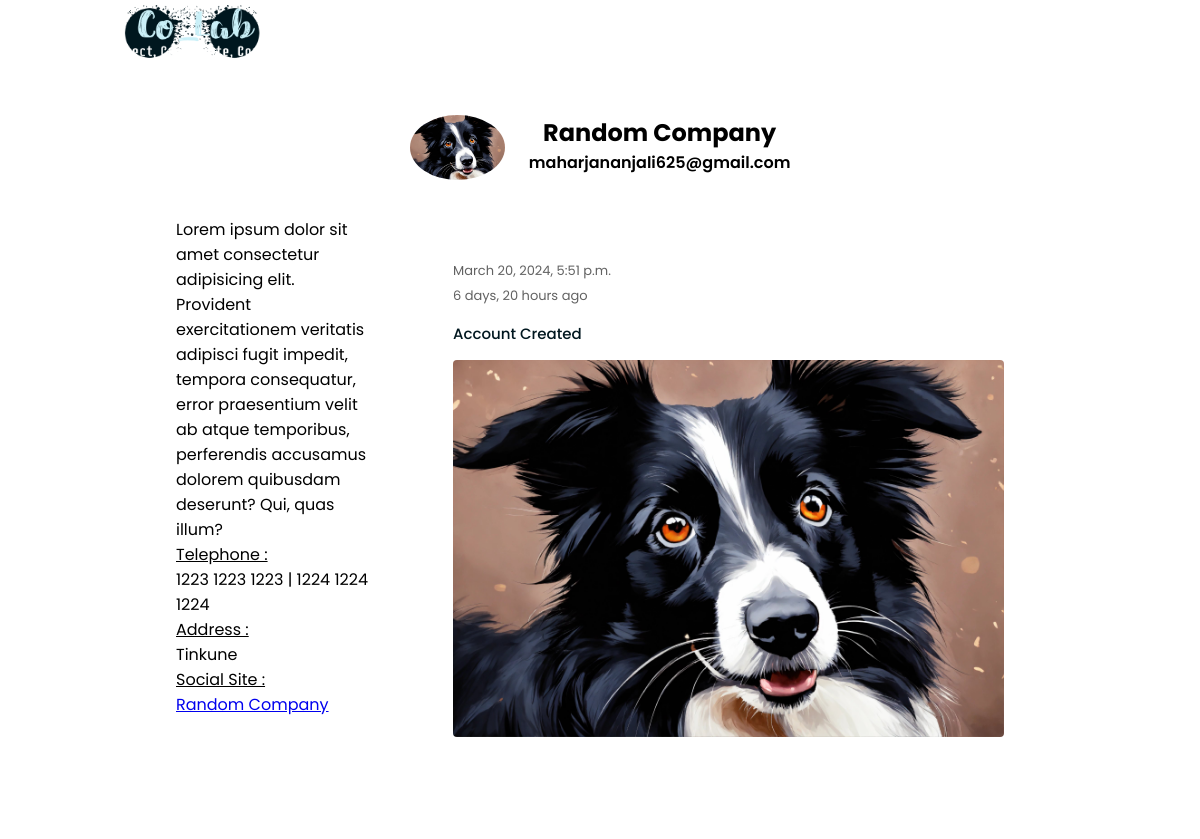
/company_profile/2/ (signed in), run on the app's committed database.
### main/models.py (models this page shows, shortened)
class Company(models.Model):
    company_name = models.CharField(max_length=255, unique=True)
    company_email = models.EmailField(max_length=255, unique=True)
    company_telephone1 = models.CharField(max_length=20, unique=True)
    company_telephone2 = models.CharField(max_length=20, unique=True)
    company_registration_no = models.CharField(max_length=7, unique=True)
    company_address = models.CharField(max_length=255)
    company_logo = models.ImageField(upload_to='company', null=True, blank=True)
    company_description = models.TextField()
    date_established = models.DateField()
    created = models.DateTimeField(auto_now_add=True)
    company_social_website = models.URLField(max_length=200)

### main/views.py (the view)
# urls.py: path('company_profile/<str:pk>/', views.companyProfile, name="company-profile"),
def companyProfile(request, pk):
    company = Company.objects.get(id=pk)
    company_post = company.companypost_set.all()
    branch = company.branch_set.all()
    context={'company': company, 'company_post': company_post, 'branch': branch}
    return render(request, 'main/company_profile.html', context)

### main/templates/main/company_profile.html (shortened to what this page needs)
{% extends 'main.html' %}
{% load static %}
{% block content %}
<div class="profile-container">
    <div class="profile-scontainer">
        <div class="profile-head">
            <div class="img-container">
                {% if company.company_logo %}
                    <img src="{{company.company_logo.url}}" height="65px">
                {% else %}
                    <img src="{% static 'styles/images/company_avatar.png' %}" height="65px">
                {% endif %}
            </div>
            <div class="info">
                <h2>{{company.company_name}}</h2>
                <p>{{company.company_email}}</p>
            </div>
        </div>
        <div class="col-container">
            <div class="left-col">
                <div class="content">
                    <p>{{company.company_description}}</p>
                    <p><u>Telephone : </u></p>
                    <p>{{company.company_telephone1}} | {{company.company_telephone2}}</p>
                    <p><u>Address : </u></p>
                    <p>{{company.company_address}}</p>
                    <P><u>Social Site :</u></P>
                    <a href="{{company.company_social_website}}">{{company.company_name}}</a>
                </div>
            </div>
            <div class="right-col">
                <div class="post-container">
                    <div class="user-profile">
                        <div>
                            <span>{{ company.created }}</span><br>
                            <span>{{ company.created|timesince }} ago</span>
                        </div>
                    </div>
                    <p class="post-text">Account Created</p>
                    {% if company.company_logo %}
                        <img src="{{company.company_logo.url}}" class="post-img" width="100%">
                    {% else %}
                        <img src="{% static 'styles/images/company_avatar.png' %}" class="post-img" width="100%">
                    {% endif %}
                </div>
            </div>
        </div>
    </div>
</div>
{% endblock content %}

### static/styles/styles.css (style rules this page uses)
* { margin: 0; padding: 0; box-sizing: border-box; font-family: 'Poppins', sans-serif; }
body { min-height: 100vh; background: url('images/background1.png') no-repeat; background-size: cover; background-position: center; background-attachment: fixed; }
.user-profile { display: flex; align-items: center; }
.user-profile span { font-size: 13px; color: #626262; }
.post-container { width: 100%; background: #fff; border-radius: 6px; padding: 20px; color: #626262; margin: 20px 0; text-align: left; }
.post-text { color: #00171f; margin: 15px 0; font-size: 15px; font-weight: 500; }
.post-img { width: 100%; border-radius: 4px; margin-bottom: 5px; }
::placeholder { color: #00171f; font-size: 12px; }
.profile-container { width: 100%; text-align: center; }
.profile-scontainer { width: 80%; margin: 0 auto; background-color: rgba(255, 255, 255, .1); backdrop-filter: blur(10px); text-align: center; border-radius: 10px; }
.profile-head { position: relative; top: 10px; width: 95%; background: url('images/background2.png') no-repeat 50% 20% / cover; border-radius: 10px; justify-content: center; margin: auto; }
.profile-head .img-container { display: inline-block; vertical-align: top; margin-right: 20px; margin-top: 5px; }
.profile-head .img-container img { border-radius: 50%; }
.profile-head .info { margin-top: 5px; display: inline-block; vertical-align: top; }
.profile-head .info p { font-weight: 600; }
.col-container { display: flex; flex-direction: row; height: 70vh; margin: 10px; }
.left-col { flex: 1; padding: 20px; overflow-y: auto; margin: 10px; }
.left-col .content { text-align: left; background: #fff; border-radius: 5px; }
.right-col { flex: 3; padding: 20px; overflow-y: auto; margin: 10px; display: flex; flex-direction: column; }

### data on the page
Company: company_logo (picture), company_name "Random Company", company_email "maharjananjali625@gmail.com", company_description "Lorem ipsum dolor sit amet consectetur adipisicing elit. Provident exercitationem veritatis adipisci fugit impedit, tempora consequatur, error praesentium velit ab atque temporibus, perferendis accusamus dolorem quibusdam deserunt? Qui, quas illum?", company_telephone1 "1223 1223 1223", company_telephone2 "1224 1224 1224", company_address "Tinkune", created "March 20, 2024, 5:51 p.m.", created "6 days, 20 hours"
